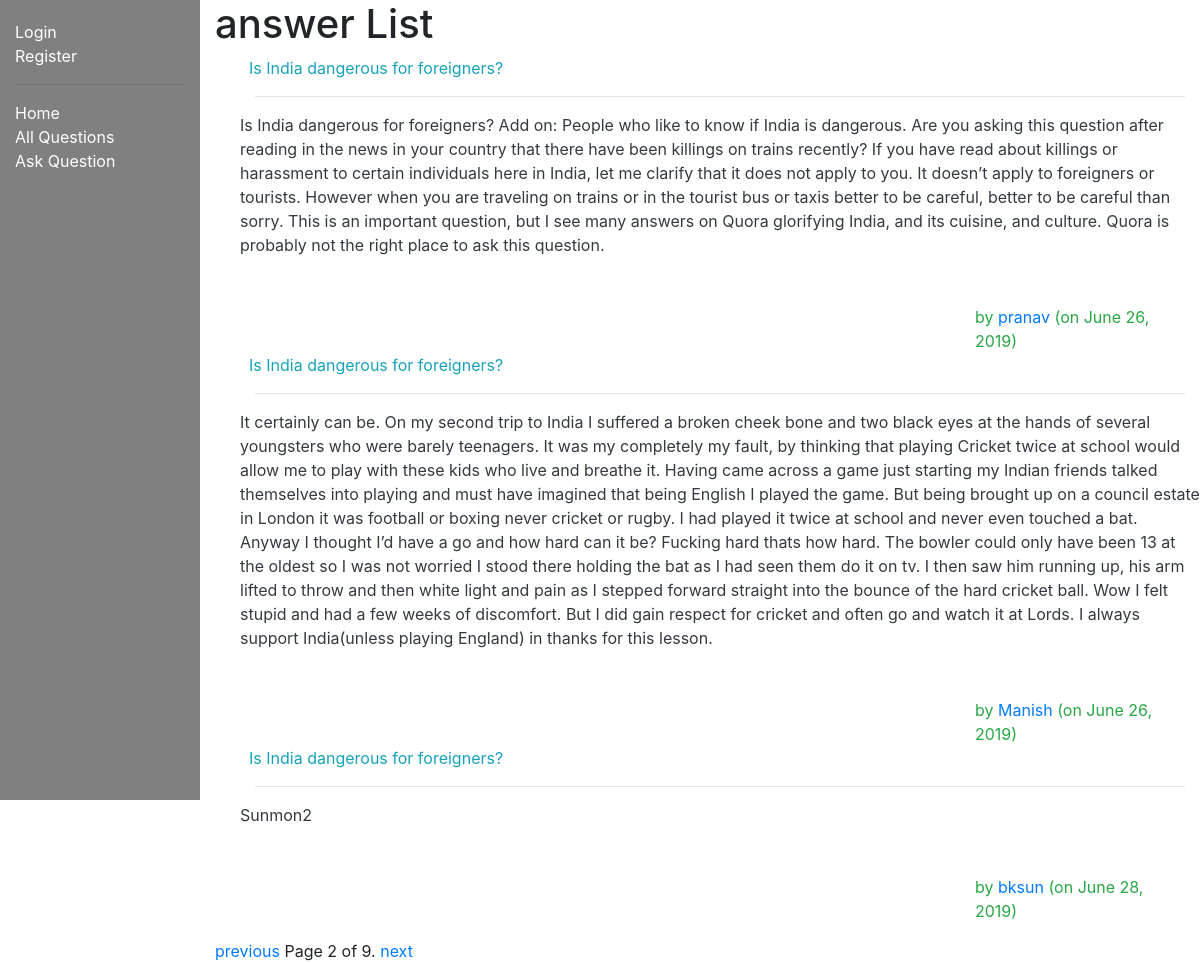
Page /myquora/answers/?page=2 on the committed database.
### myquora/models.py (models this page shows, shortened)
class Answer(models.Model):
    author = models.ForeignKey(Author, on_delete=models.SET_NULL, null=True)
    question = models.ForeignKey('Question', on_delete=models.SET_NULL, null=True)
    answer_text = models.TextField(max_length=2000, help_text='Write your answer here...')
    date_created = models.DateField(null=True, default=timezone.now())
    date_updated = models.DateField(null=True, default=timezone.now())
    upvote = models.IntegerField(default=0)
    downvote = models.IntegerField(default=0)
    views = models.IntegerField(default=0)

class Question(models.Model):
    author = models.ForeignKey(Author, on_delete=models.SET_NULL, null=True)
    question_text = models.TextField(max_length=1000, help_text='Enter your question in brief∂')
    date_created = models.DateField(null=True, default=timezone.now())
    date_updated = models.DateField(null=True, default=timezone.now())

class Author(models.Model):
    user = models.ForeignKey(User, on_delete=models.CASCADE)
    email = models.EmailField(max_length=70, blank=True)
    date_created = models.DateField(null=True, default=timezone.now())
    credits = models.IntegerField(default=0)
    def get_absolute_url(self):
        return reverse('author-detail', args=[str(self.id)])
    def __str__(self):
        return f'{self.user.username}'

### myquora/views.py (the view)
# urls.py: path('answers/', views.AnswerListView.as_view(), name='answers'),
class AnswerListView(generic.ListView):
    model = Answer
    paginate_by = 3

### myquora/templates/myquora/answer_list.html
{% extends "base_generic.html" %}
{% block content %}
  <h1>answer List</h1>
  {% if answer_list %}
  <ul>
    {% for answer in answer_list %}
      <div class="row text-info">
          &nbsp; {{ answer.question.question_text }}
      </div>
          <hr></hr>
        <div class="row text-dark">
          {{ answer.answer_text }}</a>
        </div>
        <br>
        <br>
        <div class="row text-success">
            <div class="col"></div>
            <div class="col-6"></div>
            <div class="col">
                by <a href="{{ answer.author.get_absolute_url }}">{{answer.author}} </a>
                (on {{answer.date_updated}})
            </div>
        </div>
    {% endfor %}
  </ul>
  {% else %}
    <p>There are no answers in the library.</p>
  {% endif %}
{% endblock %}

### rows in the picture
Answer: question.question_text "Is India dangerous for foreigners?", answer_text "Is India dangerous for foreigners? Add on: People who like to know if India is dangerous. Are you asking this question after reading in the news in your country that there have been killings on trains recently? If you have read about killings or harassment to certain individuals here in India, let me clarify that it does not apply to you. It doesn’t apply to foreigners or tourists. However when you are traveling on trains or in the tourist bus or taxis better to be careful, better to be careful than sorry. This is an important question, but I see many answers on Quora glorifying India, and its cuisine, and culture. Quora is probably not the right place to ask this question.", author "pranav", date_updated "June 26, 2019"
Answer: question.question_text "Is India dangerous for foreigners?", answer_text "It certainly can be. On my second trip to India I suffered a broken cheek bone and two black eyes at the hands of several youngsters who were barely teenagers. It was my completely my fault, by thinking that playing Cricket twice at school would allow me to play with these kids who live and breathe it. Having came across a game just starting my Indian friends talked themselves into playing and must have imagined that being English I played the game. But being brought up on a council estate in London it was football or boxing never cricket or rugby. I had played it twice at school and never even touched a bat. Anyway I thought I’d have a go and how hard can it be? Fucking hard thats how…", author "Manish", date_updated "June 26, 2019"
Answer: question.question_text "Is India dangerous for foreigners?", answer_text "Sunmon2", author "bksun", date_updated "June 28, 2019"

### other values in the picture
{{ page_obj.number }} "2"
{{ page_obj.paginator.num_pages }} "9"
